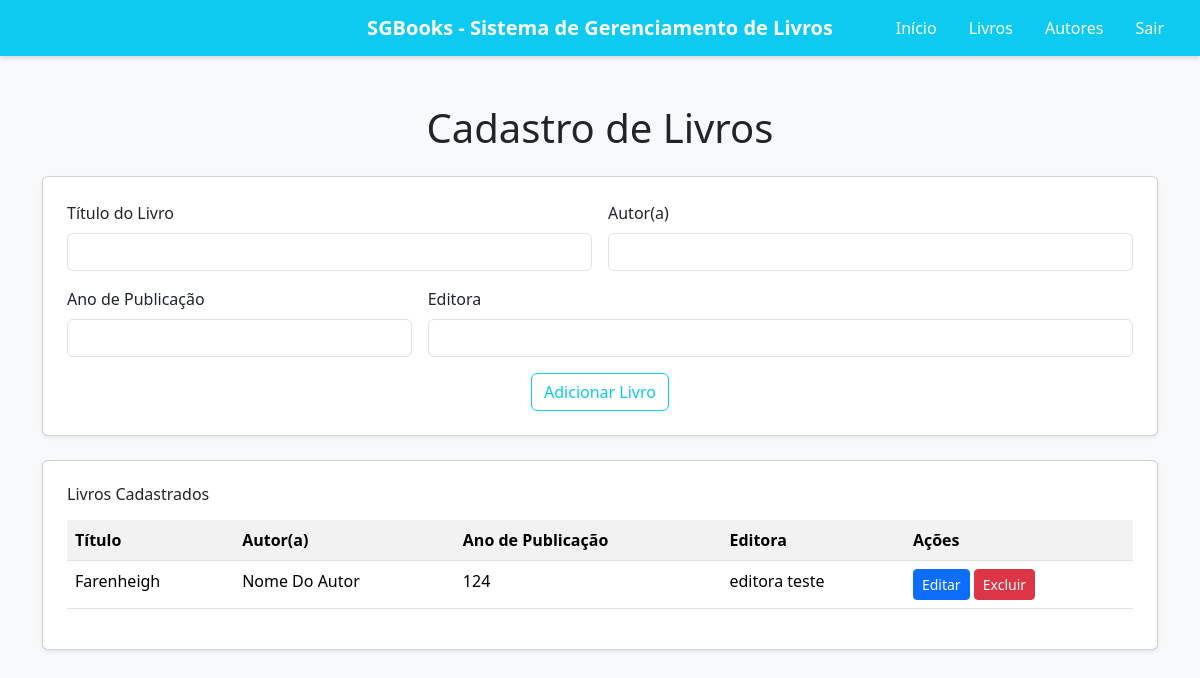
Page /livros/livros/ on the earlier database version.
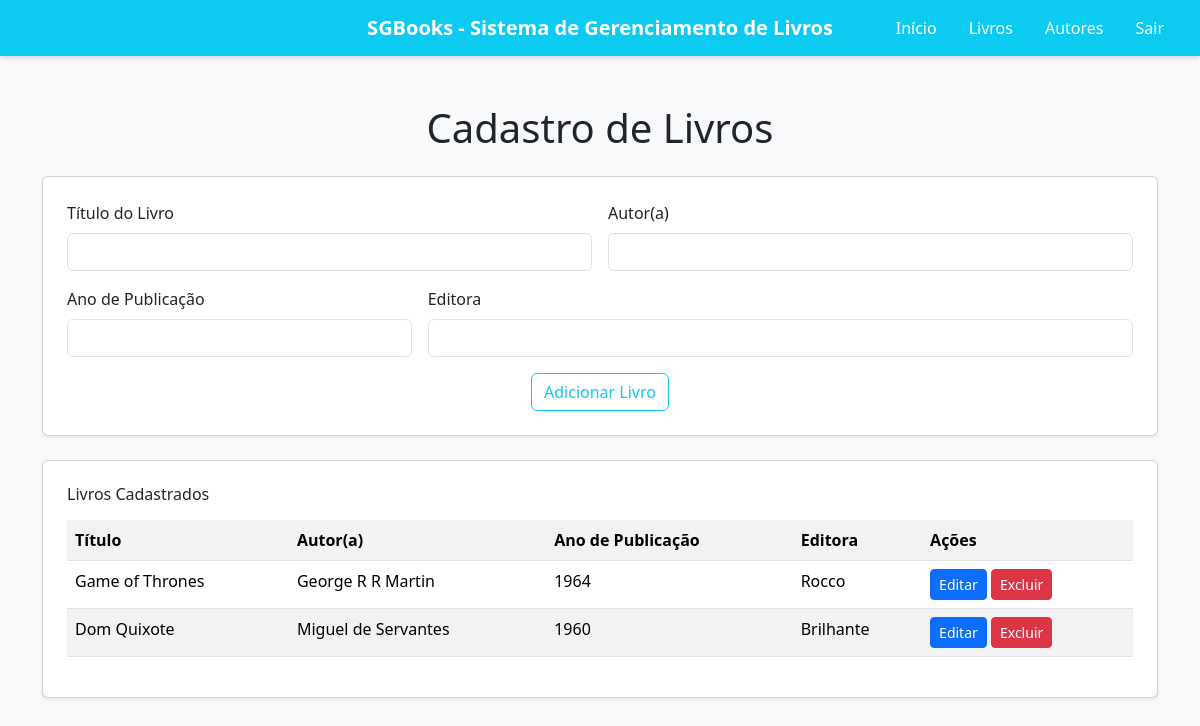
Same page on the later database version.
### meusite/models.py (models this page shows)
class Livro(models.Model): #models.model indica que a classe Livro é um modelo do Django é padrão
    titulo = models.CharField(max_length=200) #CharField é um campo de texto com tamanho máximo definido
    autor = models.ForeignKey(
        Autor,
        on_delete=models.CASCADE,
        related_name='livros')
    ano_publicacao = models.PositiveIntegerField()
    editora = models.CharField(max_length=100, blank=True, null=True) #blank e null permitem que o campo seja opcional

class Autor(models.Model):
    nome = models.CharField(max_length=150)
    data_nascimento = models.DateField(blank=True, null=True)
    nacionalidade = models.CharField(max_length=100, blank=True, null=True)

### meusite/views.py (the view)
# urls.py: path('livros/', include('meusite.urls')), # Inclui as URLs do app meusite/sgb_livros
def livros(request):
    livros = Livro.objects.all()
    return render(request, 'livros.html', {'livros': livros})

### meusite/templates/livros.html (shortened to what this page needs)
<!DOCTYPE html>
<html lang="pt-br">
  <head>
    <link
      href="https://cdn.jsdelivr.net/npm/bootstrap@5.3.8/dist/css/bootstrap.min.css"
      rel="stylesheet"
    />
  </head>
  <body class="bg-light">
    <header>
      <nav class="navbar navbar-expand-lg navbar-dark navbar-custom">
        <div class="container-fluid position-relative">
          <a class="navbar-brand" href="{% url 'index' %}">
            SGBooks - Sistema de Gerenciamento de Livros
          </a>
          <ul class="navbar-nav ms-auto d-flex flex-row gap-3 me-3">
            <li class="nav-item">
              <a class="nav-link" href="{% url 'index' %}">Início</a>
            </li>
            <li class="nav-item">
              <a class="nav-link" href="{% url 'cadastro_livro' %}">Livros</a>
            </li>
            <li class="nav-item">
              <a class="nav-link" href="#">Autores</a>
            </li>
            <li class="nav-item">
              <a class="nav-link" href="{% url 'logout' %}">Sair</a>
            </li>
          </ul>
        </div>
      </nav>
    </header>
    <div class="container mt-5">
      <h1 class="mb-4 text-center text-dark">Cadastro de Livros</h1>
      <div class="card p-4 mb-4 shadow-sm">
        <form action="" method="POST">
          <div class="row g-3">
            <div class="col-md-6">
              <label class="form-label">Título do Livro</label>
              <input type="text" name="titulo" class="form-control" value="{{ livro_editar.titulo|default:'' }}" required>
            </div>
            <div class="col-md-6">
              <label class="form-label">Autor(a)</label>
              <input type="text" name="autor" class="form-control" value="{{ livro_editar.autor.nome|default:'' }}" required>
            </div>
            <div class="col-md-4">
              <label class="form-label">Ano de Publicação</label>
              <input type="number" name="ano_publicacao" class="form-control" value="{{ livro_editar.ano_publicacao|default:'' }}" required>
            </div>
            <div class="col-md-8">
              <label for="editora" class="form-label">Editora</label>
              <input type="text" name="editora" class="form-control" value="{{ livro_editar.editora|default:'' }}">
            </div>
          </div>
          <div class="mt-3 text-center">
            <button type="submit" class="btn btn-outline-info">
              {% if livro_editar %}Salvar Livro{% else %}Adicionar Livro{% endif %}
            </button>
          </div>
        </form>
      </div>
      <div class="card p-4 shadow-sm">
        <h6 class="mb-3">Livros Cadastrados</h6>
        <table class="table table-striped table-hover">
          <tr>
            <th>Título</th>
            <th>Autor(a)</th>
            <th>Ano de Publicação</th>
            <th>Editora</th>
            <th>Ações</th>
          </tr>
          {% for livro in livros %}
            <tr>
              <td>{{ livro.titulo }}</td>
              <td>{{ livro.autor.nome|default:livro.autor }}</td>
              <td>{{ livro.ano_publicacao }}</td>
              <td>{{ livro.editora }}</td>
              <td>
                <a href="{% url 'edita_livro' livro.id %}" class="btn btn-sm btn-primary">Editar</a>
                <a href="{% url 'exclui_livro' livro.id %}" class="btn btn-sm btn-danger" onclick="return confirm('Deseja excluir este livro?')">Excluir</a>
              </td>
            </tr>
          {% empty %}
            <tr>
              <td colspan="5" class="text-center">Nenhum livro cadastrado.</td>
            </tr>
          {% endfor %}
        </table>
      </div>
    </div>
  </body>
</html>

### meusite/templates/livros.html (style rules this page uses)
.navbar-custom { background-color: #0dcaf0; box-shadow: 0 2px 5px rgba(0, 0, 0, 0.15); position: relative; }
.navbar-brand { position: absolute; left: 50%; transform: translateX(-50%); font-weight: bold; font-size: 1.25rem; color: #ffffff !important; white-space: nowrap; }
.navbar-nav .nav-link { color: #ffffff !important; font-weight: 500; transition: 0.3s; }

Differences in the rows shown:
removed Livro: titulo "Farenheigh", autor.nome "Nome Do Autor", ano_publicacao "124", editora "editora teste"
added Livro: titulo "Game of Thrones", autor.nome "George R R Martin", ano_publicacao "1964", editora "Rocco"
added Livro: titulo "Dom Quixote", autor.nome "Miguel de Servantes", ano_publicacao "1960", editora "Brilhante"
